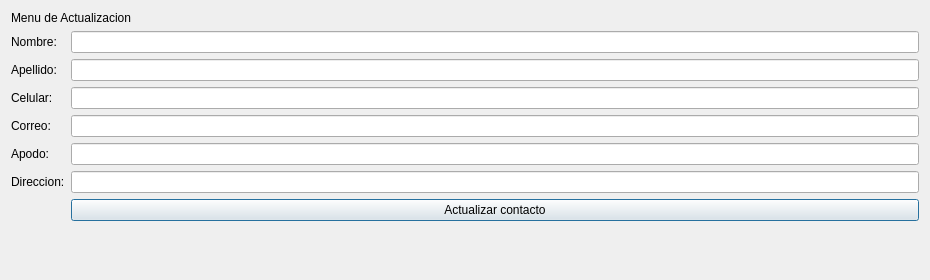
<?xml version="1.0" encoding="UTF-8"?>
<ui version="4.0">
 <class>menu_Actualizar</class>
 <widget class="QDialog" name="menu_Actualizar">
  <property name="geometry">
   <rect>
    <x>0</x>
    <y>0</y>
    <width>930</width>
    <height>280</height>
   </rect>
  </property>
  <property name="windowTitle">
   <string>Dialog</string>
  </property>
  <layout class="QFormLayout" name="formLayout">
   <item row="0" column="0" colspan="2">
    <widget class="QLabel" name="label_2">
     <property name="text">
      <string>Menu de Actualizacion</string>
     </property>
    </widget>
   </item>
   <item row="1" column="0">
    <widget class="QLabel" name="label">
     <property name="text">
      <string>Nombre:</string>
     </property>
    </widget>
   </item>
   <item row="1" column="1">
    <widget class="QLineEdit" name="txtNombre"/>
   </item>
   <item row="2" column="0">
    <widget class="QLabel" name="labelApellido">
     <property name="text">
      <string>Apellido:</string>
     </property>
    </widget>
   </item>
   <item row="3" column="0">
    <widget class="QLabel" name="labelApellido_2">
     <property name="text">
      <string>Celular:</string>
     </property>
    </widget>
   </item>
   <item row="3" column="1">
    <widget class="QLineEdit" name="txtCelular"/>
   </item>
   <item row="2" column="1">
    <widget class="QLineEdit" name="txtApellido"/>
   </item>
   <item row="4" column="0">
    <widget class="QLabel" name="labelApellido_3">
     <property name="text">
      <string>Correo:</string>
     </property>
    </widget>
   </item>
   <item row="6" column="0">
    <widget class="QLabel" name="labelApellido_4">
     <property name="text">
      <string>Direccion:</string>
     </property>
    </widget>
   </item>
   <item row="5" column="0">
    <widget class="QLabel" name="labelApellido_5">
     <property name="text">
      <string>Apodo:</string>
     </property>
    </widget>
   </item>
   <item row="6" column="1">
    <widget class="QLineEdit" name="txtDireccion"/>
   </item>
   <item row="4" column="1">
    <widget class="QLineEdit" name="txtCorreo"/>
   </item>
   <item row="5" column="1">
    <widget class="QLineEdit" name="txtApodo"/>
   </item>
   <item row="7" column="1">
    <widget class="QPushButton" name="btnActualizar_menu">
     <property name="text">
      <string>Actualizar contacto</string>
     </property>
    </widget>
   </item>
  </layout>
 </widget>
 <tabstops>
  <tabstop>txtNombre</tabstop>
  <tabstop>txtApellido</tabstop>
  <tabstop>txtCelular</tabstop>
  <tabstop>txtCorreo</tabstop>
  <tabstop>txtApodo</tabstop>
  <tabstop>txtDireccion</tabstop>
  <tabstop>btnActualizar_menu</tabstop>
 </tabstops>
 <resources/>
 <connections/>
</ui>
